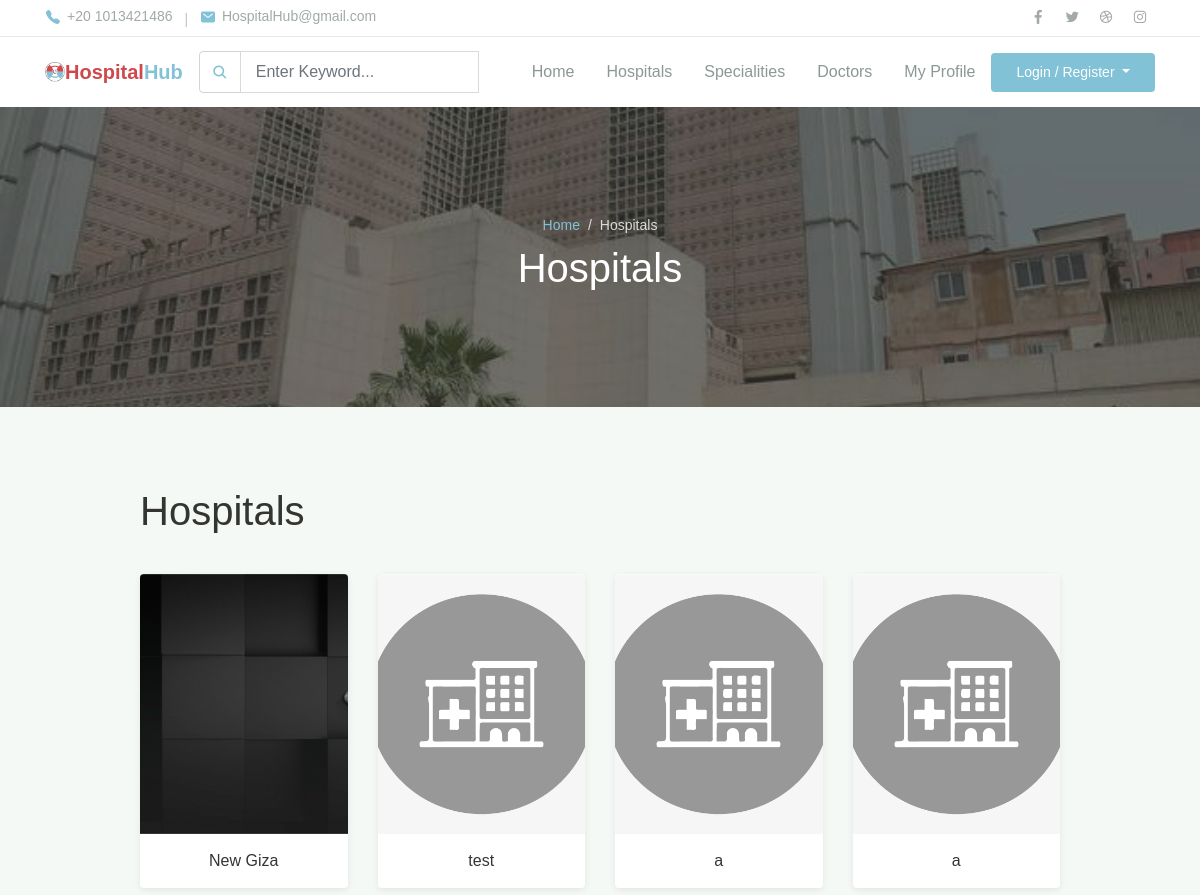
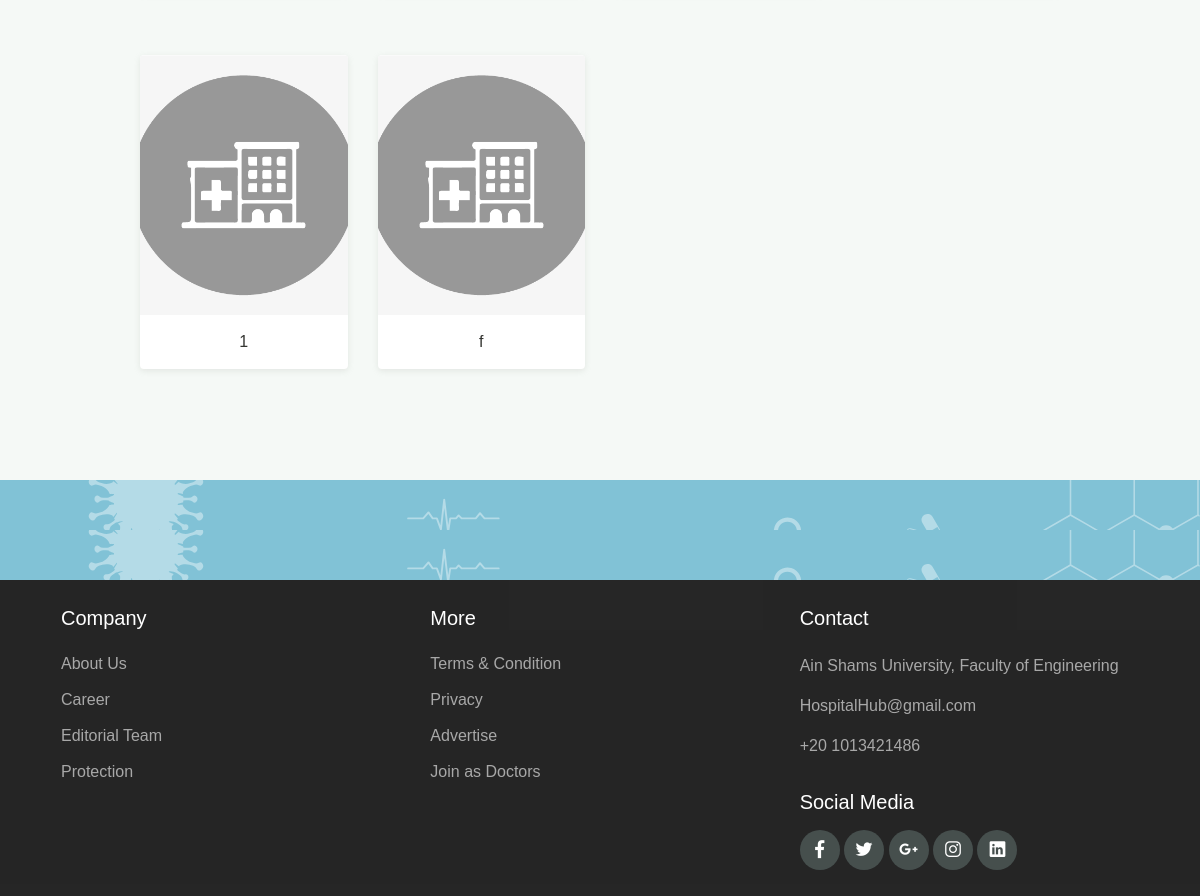
Page /hospital_hub/patient/view_hospitals on the committed database (2 pictures, top to bottom).
### hospital_hub/models.py (models this page shows, shortened)
class Hospital(models.Model):
    name = models.CharField(max_length=100)
    city = models.ForeignKey(City, on_delete=models.PROTECT, null=True)
    specialities = models.ManyToManyField(Speciality, blank=True, null=True)
    image = models.ImageField(
        upload_to="media/", null=True, default="media/no_hospital_img.png")

### hospital_hub/views.py (the view)
# urls.py: path('patient/view_hospitals',views.Patient.ViewHospitals, name='patient_view_hospitals'),
    def ViewHospitals(request):
        hospitals = HospitalModel.objects.all()
        return render(request, "hospital_hub/Patient/view_hospitals.html", {
            "hospitals": hospitals
        })

### hospital_hub/templates/hospital_hub/Patient/view_hospitals.html (shortened to what this page needs)
{%extends 'hospital_hub/Patient/patient_layout.html'%}
{%load static%}
{%block body%}
<div class="page-banner overlay-dark bg-image"
     style="background-image: url(../../../static/hospital_hub/assets/img/bg_image_1.jpg)">
    <div class="banner-section">
        <div class="container text-center wow fadeInUp">
            <nav aria-label="Breadcrumb">
                <ol class="breadcrumb breadcrumb-dark bg-transparent justify-content-center py-0 mb-2">
                    <li class="breadcrumb-item"><a href="{%url 'patient_home'%}">Home</a></li>
                    <li class="breadcrumb-item active" aria-current="page">Hospitals</li>
                </ol>
            </nav>
            <h1 class="font-weight-normal">Hospitals</h1>
        </div>
    </div>
</div>
{%if hospitals%}
<div class="page-section bg-light">
    <div class="container">
        <div class="row justify-content-center">
            <div class="col-lg-10">
                {%if hospitals%}
                <h1 class="font-weight-normal">Hospitals</h1>
                {%endif%}
                <div class="row">
                    {%if hospitals%}
                    {%for hospital in hospitals%}
                    <div class="col-md-6 col-lg-3 py-3 wow zoomIn">
                        <div class="card-doctor">
                            <div class="header">
                                 {%if hospital.image%}
                                <img src="{{hospital.image.url}}" alt="" height="260" style="object-fit: cover;">
                                {%else%}
                                 <img src="{%static 'hospital_hub\assets\img\no_hospital_img.png'%}" class="card-img-top" alt="...">
                                {%endif%}
                            </div>
                            <div class="body">
                                <p class="text-x2 mb-0" style="text-align: center">
                                    {{hospital.name}}
                                </p>
                            </div>
                        </div>
                    </div>
                    {%endfor%}
                    {%endif%}
                </div>
            </div>
        </div>
    </div>
</div>
{%endif%}
<div class="page-section banner-home bg-image" style="background-image: url(../assets/img/banner-pattern.svg)">
    <div class="container py-5 py-lg-0">
        <div class="row align-items-center">
            <div class="col-lg-12 wow zoomIn">
            </div>
        </div>
    </div>
</div>
{%endblock%}

### hospital_hub/static/hospital_hub/assets/css/theme.css (style rules this page uses)
:root { --primary: #81C2D6; --accent: #FF3D85; --secondary: #4E5AFE; --warning: #EED818; --info: #05B4E1; --danger: #FF4943; --success: #96C93D; --dark: #343531; --light: #F5F9F6; --cs: #596261; --grey: #6E807A; }
body { font-family: "Source Sans Pro", sans-serif; line-height: 1.5; color: #343531; }
a { color: #07be94; text-decoration: none; background-color: transparent; }
.bg-light { background-color: #F5F9F6 !important; }
.breadcrumb { background-color: #f8f9fa; }
.breadcrumb-dark .breadcrumb-item a { color: #81C2D6; }
.breadcrumb-dark .breadcrumb-item + .breadcrumb-item::before { display: inline-block; padding-right: 0.5rem; color: rgba(255, 255, 255, 0.8); content: "/"; }
.breadcrumb-dark .breadcrumb-item.active { color: rgba(255, 255, 255, 0.8); }
.bg-image { position: relative; background-position: center center; background-size: cover; background-repeat: no-repeat; }
.bg-image > * { position: relative; z-index: 10; }
.page-section { position: relative; padding-top: 80px; padding-bottom: 80px; overflow: hidden; }
.page-banner { position: relative; height: 300px; z-index: 10; }
.page-hero.overlay-dark::before, .page-banner.overlay-dark::before { content: ""; position: absolute; top: 0; left: 0; width: 100%; height: 100%; background: rgba(52, 53, 49, 0.7); z-index: 1; }
.page-banner .breadcrumb-item, .page-banner .breadcrumb-item a { font-size: 14px; }
.hero-section, .banner-section { position: relative; display: -ms-flexbox; display: flex; -ms-flex-align: center; align-items: center; -ms-flex-pack: center; justify-content: center; height: 100%; color: #ffffff; z-index: 10; }
.card-doctor { display: block; margin: 15px auto; width: 100%; max-width: 240px; background-color: #fff; border-radius: 4px; box-shadow: 0 2px 6px rgba(154, 159, 151, 0.2); overflow: hidden; }
.card-doctor .header { position: relative; width: 100%; height: 260px; overflow: hidden; }
.card-doctor .header::before { content: ''; position: absolute; top: 0; left: 0; width: 100%; height: 100%; background-color: rgba(52, 53, 49, 0.36); opacity: 0; transition: opacity .2s linear; }
.card-doctor .header img { width: 100%; }
.card-doctor .body { padding: 15px 20px; }
.banner-home { padding: 0; background-color: #81C2D6; color: #fff; height: 50px; }

### rows in the picture
Hospital: image (picture), name "New Giza"
Hospital: image (picture), name "test"
Hospital: image (picture), name "a"
Hospital: image (picture), name "a"
Hospital: image (picture), name "1"
Hospital: image (picture), name "f"
